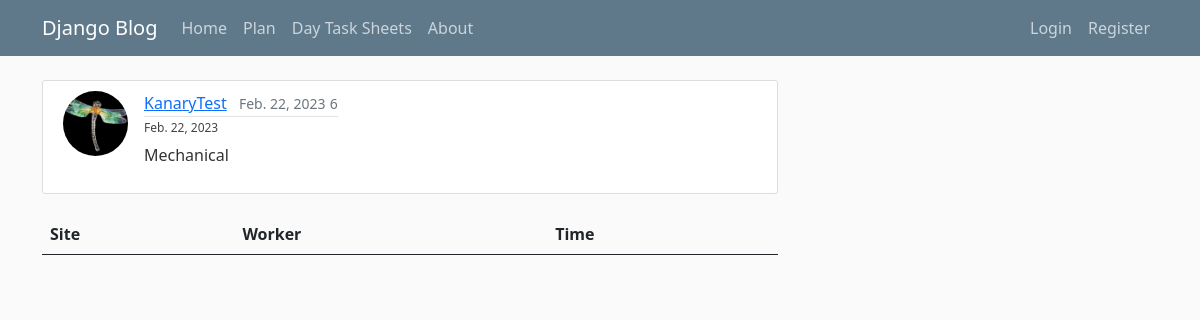
The app's page /daytasksheet/6/, older data.
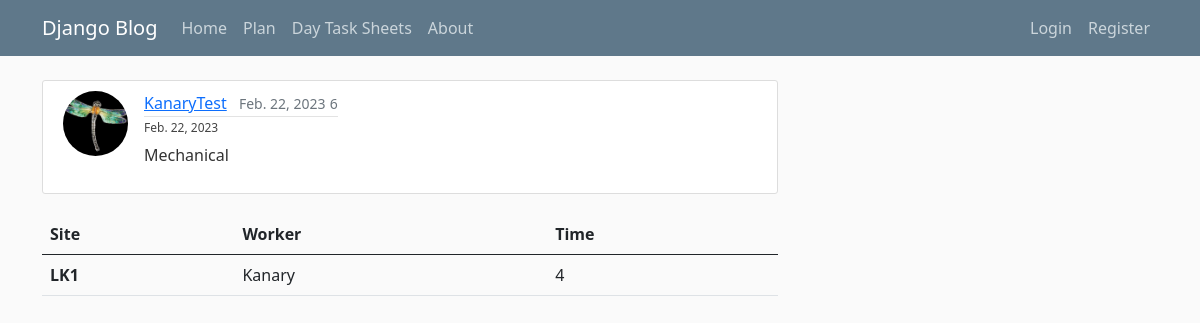
The same page, newer data.
### blog/models.py (models this page shows)
class DayTask(models.Model):
    sheet = models.ForeignKey(DayTaskSheet,
                              on_delete=models.RESTRICT)
    SITE_CHOICES = [(1, 'LK1'),
                    (2, 'LK2'),
                    (3, 'LK3'),
                    (4, 'Welding'),
                    (5, 'Fitting'),
                    (6, 'TS1620'),
                    (7, 'FC'),
                    (8, 'RT')]
    site = models.IntegerField(choices=SITE_CHOICES)
    worker = models.ForeignKey(User,
                               on_delete=models.RESTRICT)
    serial_number = models.ForeignKey(SerialNumber,
                                      on_delete=models.RESTRICT)
    operation = models.ForeignKey(TechCard,
                                  on_delete=models.RESTRICT)
    time = models.PositiveSmallIntegerField()

### blog/views.py (the view)
# urls.py: path('daytasksheet/<int:pk>/', DayTaskSheetDetailView.as_view(), name='daytasksheet-detail'),
class DayTaskSheetDetailView(DetailView):
    model = DayTaskSheet
    def get_context_data(self, **kwargs):
        context = super().get_context_data(**kwargs)
        context['daytasks'] = DayTask.objects.filter(sheet__id=context['object'].pk)
        return context

### blog/templates/blog/daytasksheet_detail.html (shortened to what this page needs)
{% extends "blog/base.html" %}
{% load comments %}
{% block content %}
<article class="d-flex content-section">
    <img class="rounded-circle article-img" src="{{ object.shop_master.profile.image.url }}">
    <div class="media-body">
        <div class="article-metadata">
            <a class="me-2" href="{% url 'user-posts' object.shop_master.username %}">{{ object.shop_master }}</a>
            <small class="text-muted">{{ object.date }}</small>
            <small class="text-muted">{{ object.pk }}</small>
        </div>
        <h2 class="article-title">{{ object.date }}</h2>
        <p class="article-content">{{ object.get_shop_display }}</p>
    </div>
</article>
<table class="table">
  <thead>
    <tr>
      <th scope="col">Site</th>
      <th scope="col">Worker</th>
      <th scope="col">Time</th>
    </tr>
  </thead>
  <tbody>
  {% for daytask in daytasks %}
    <tr>
      <th scope="row">{{ daytask.get_site_display }}</th>
      <td>{{ daytask.worker }}</td>
      <td>{{ daytask.time }}</td>
    </tr>
  {% endfor %}
  </tbody>
</table>
{% endblock content %}

Row changes from the older to the newer data that the page shows:
added DayTask: site "LK1", worker "Kanary", time "4"
